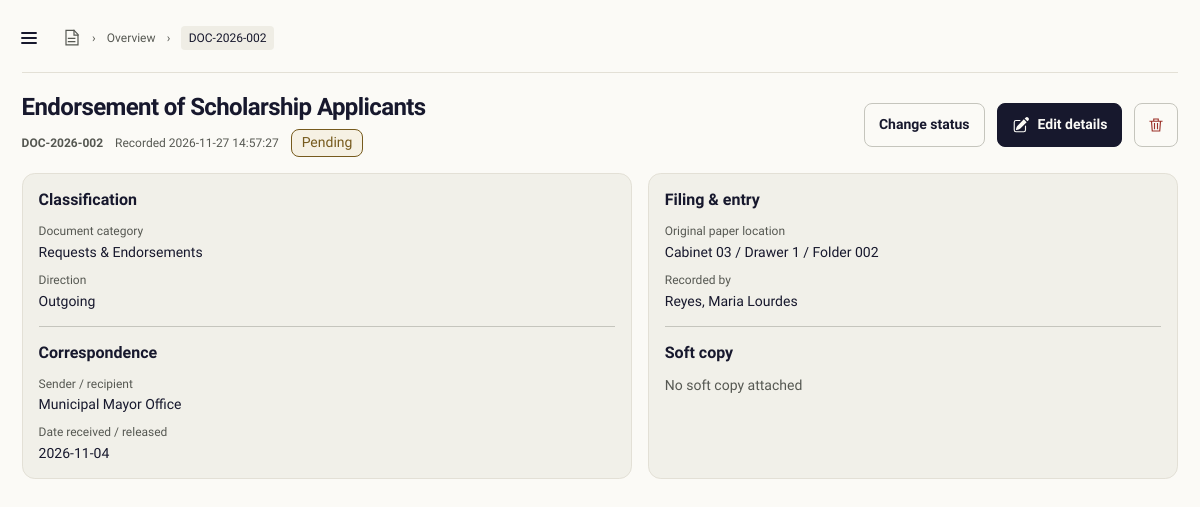
/documents/view.php?id=1002 (signed in), run on the app's committed database.
### tables this page shows
CREATE TABLE Documents (
  document_id      INT AUTO_INCREMENT PRIMARY KEY,
  tracking_number  VARCHAR(30)  NOT NULL UNIQUE,
  title            VARCHAR(150) NOT NULL,
  type_id          INT NOT NULL,
  committee_id     INT NULL,
  direction        VARCHAR(20)  NOT NULL,
  sender_recipient VARCHAR(100) NOT NULL,
  date_received    DATE NOT NULL,
  status           VARCHAR(30)  NOT NULL DEFAULT 'Pending',
  location_id      INT NOT NULL,
  recorded_by      INT NOT NULL,
  created_at       DATETIME NOT NULL DEFAULT CURRENT_TIMESTAMP,
  CONSTRAINT chk_tracking  CHECK (tracking_number REGEXP '^DOC-[0-9]{4}-[0-9]{3}$'),
  CONSTRAINT chk_direction CHECK (direction IN ('Incoming','Outgoing')),
  CONSTRAINT chk_sender    CHECK (CHAR_LENGTH(TRIM(sender_recipient)) > 0),
  CONSTRAINT chk_status    CHECK (status IN ('Pending','In Process','Completed')),
  FOREIGN KEY (type_id)      REFERENCES Document_Types(type_id),
  FOREIGN KEY (committee_id) REFERENCES Committees(committee_id),
  FOREIGN KEY (location_id)  REFERENCES Storage_Locations(location_id),
  FOREIGN KEY (recorded_by)  REFERENCES Users(user_id)
) AUTO_INCREMENT=1001;

CREATE TABLE Document_Types (
  type_id      INT AUTO_INCREMENT PRIMARY KEY,
  type_name    VARCHAR(60) NOT NULL UNIQUE,
  is_financial BOOLEAN NOT NULL DEFAULT FALSE
) AUTO_INCREMENT=401;

CREATE TABLE Users (
  user_id       INT AUTO_INCREMENT PRIMARY KEY,
  full_name     VARCHAR(100) NOT NULL,
  username      VARCHAR(50)  NOT NULL UNIQUE,
  password_hash VARCHAR(255) NOT NULL,
  status        VARCHAR(10)  NOT NULL DEFAULT 'Active',
  CONSTRAINT chk_user_status CHECK (status IN ('Active','Inactive'))
) AUTO_INCREMENT=301;

### config/database.php (called while the page is built, shortened)
<?php
function db(): PDO
{
    $dsn = sprintf('mysql:host=%s;port=%s;dbname=%s;charset=utf8mb4', DB_HOST, DB_PORT, DB_NAME);
    $connection = new PDO($dsn, DB_USER, DB_PASSWORD, [
        PDO::ATTR_ERRMODE => PDO::ERRMODE_EXCEPTION,
        PDO::ATTR_DEFAULT_FETCH_MODE => PDO::FETCH_ASSOC,
        PDO::ATTR_EMULATE_PREPARES => false,
    ]);
    return $connection;
}

### includes/functions.php (called while the page is built, shortened)
<?php
function e($value): string
{
    return htmlspecialchars((string) $value, ENT_QUOTES | ENT_SUBSTITUTE, 'UTF-8');
}
function query_value(string $key, string $default = ''): string
{
    $value = $_GET[$key] ?? $default;
    return is_string($value) ? trim($value) : $default;
}
function document_browse_query(): array
{
    $query = array_filter(array_intersect_key($_GET, array_flip(['search', 'year', 'status'])), 'is_string');
    $origin = query_value('from');
    return $query;
}
function status_slug(string $status): string
{
    $slug = strtolower(trim($status));
    $slug = preg_replace('/[^a-z0-9]+/', '-', $slug) ?? '';
    return trim($slug, '-');
}
function next_document_status(string $status): ?string
{
    return match ($status) {
        'Pending' => 'In Process',
        'In Process' => 'Completed',
        default => null,
    };
}

### includes/auth.php (called while the page is built, shortened)
<?php
function current_user(): ?array
{
    $user = $_SESSION['user'] ?? null;
    return is_array($user) ? $user : null;
}
function user_has_role(string $role): bool
{
    $user = current_user();
    return $user !== null
        && isset($user['role'])
        && strcasecmp((string) $user['role'], $role) === 0;
}

### documents/view.php (the view, shortened to what this page needs)
<?php
require_once __DIR__ . '/../includes/auth.php';
$documentId = filter_input(INPUT_GET, 'id', FILTER_VALIDATE_INT);
$document = null;
if (is_int($documentId) && $documentId > 0) {
    try {
        $statement = db()->prepare(
            'SELECT d.document_id AS id,
                    d.tracking_number AS tracking,
                    d.title,
                    t.type_name AS category,
                    d.direction,
                    d.sender_recipient AS party_name,
                    d.date_received,
                    d.status,
                    CONCAT_WS(" / ", l.cabinet, l.drawer, l.folder) AS storage_location,
                    d.created_at AS recorded_at,
                    u.full_name AS recorded_by,
                    b.deleted_at,
                    a.file_name AS soft_copy_name
             FROM Documents d
             JOIN Document_Types t ON t.type_id = d.type_id
             JOIN Storage_Locations l ON l.location_id = d.location_id
             JOIN Users u ON u.user_id = d.recorded_by
             LEFT JOIN Document_Recycle_Bin b ON b.document_id = d.document_id
             LEFT JOIN Document_Soft_Copies a ON a.document_id = d.document_id
             WHERE d.document_id = :document_id
             LIMIT 1'
        );
        $statement->execute(['document_id' => $documentId]);
        $document = $statement->fetch() ?: null;
    } catch (PDOException $exception) {
        error_log('B-TRACK document detail load error: ' . $exception->getMessage());
        $loadError = true;
    }
}
$statusClass = $document ? status_slug((string) $document['status']) : '';
$isRecycled = ($document['deleted_at'] ?? null) !== null;
$canMoveToBin = $document && !$isRecycled && user_has_role('Secretary');
$nextStatus = $document && !$isRecycled && user_has_role('Secretary')
    ? next_document_status((string) $document['status'])
    : null;
$browseQuery = document_browse_query();
$recordQuery = $document ? http_build_query(['id' => $document['id']] + $browseQuery) : '';
$recordUrl = 'view.php?' . $recordQuery;
?>
<!DOCTYPE html>
<html lang="en">
<head>
    <link rel="stylesheet" href="../assets/css/theme.css">
    <link rel="stylesheet" href="../assets/css/dashboard.css">
</head>
<body>
    <div class="app-shell records-workspace">
        <main class="main-content" id="main-content">
            <div class="records-content record-view">
                <header class="records-header record-detail-bar">
                    <?php require dirname(__DIR__) . '/includes/menu-button.php'; ?>
                    <?php require dirname(__DIR__) . '/includes/breadcrumb.php'; ?>
                </header>
                <?php if ($document): ?>
                    <header class="record-detail-heading">
                        <div class="record-detail-title">
                            <h1 id="record-title"><?= e($document['title']) ?></h1>
                            <div class="record-detail-meta">
                                <strong class="record-detail-code"><?= e($document['tracking']) ?></strong>
                                <span>Recorded <time datetime="<?= e(str_replace(' ', 'T', $document['recorded_at'])) ?>"><?= e($document['recorded_at']) ?></time></span>
                                <span class="record-status record-status--<?= e($statusClass) ?>"><?= e($document['status']) ?></span>
                            </div>
                        </div>
                        <div class="record-detail-heading__actions" role="group" aria-label="Record actions">
                            <?php if ($nextStatus !== null): ?>
                                <a class="button button--secondary" href="<?= e($recordUrl . '&change-status=1') ?>" aria-haspopup="dialog" aria-controls="record-status-dialog" data-record-dialog-trigger>Change status</a>
                            <?php endif; ?>
                            <?php if ($isRecycled): ?>
                                <a class="button button--secondary record-detail-back" href="recycle-bin.php">Recycle Bin</a>
                            <?php else: ?>
                                <a class="button button--primary record-detail-edit" href="edit.php?<?= e($recordQuery) ?>">
                                    <span>Edit details</span>
                                </a>
                                <?php if ($canMoveToBin): ?>
                                    <a class="button button--secondary recycle-record-button" href="<?= e($recordUrl . '&move-to-bin=1') ?>" aria-label="Move to Recycle Bin" title="Move to Recycle Bin" aria-haspopup="dialog" aria-controls="move-to-bin-dialog" data-record-dialog-trigger>
                                        <svg viewBox="0 0 24 24" aria-hidden="true"><path d="M4 7h16M9 7V4h6v3M6 7l1 13h10l1-13M10 10v7m4-7v7"></path></svg>
                                    </a>
                                <?php endif; ?>
                            <?php endif; ?>
                        </div>
                    </header>
                    <div class="record-detail-columns">
                        <section class="record-detail-panel" aria-label="Document information">
                            <section class="record-detail-group" aria-labelledby="record-classification-title">
                                <h2 id="record-classification-title">Classification</h2>
                                <dl>
                                    <div>
                                        <dt>Document category</dt>
                                        <dd><?= e($document['category']) ?></dd>
                                    </div>
                                    <div>
                                        <dt>Direction</dt>
                                        <dd><?= e($document['direction']) ?></dd>
                                    </div>
                                </dl>
                            </section>
                            <section class="record-detail-group" aria-labelledby="record-correspondence-title">
                                <h2 id="record-correspondence-title">Correspondence</h2>
                                <dl>
                                    <div>
                                        <dt>Sender / recipient</dt>
                                        <dd><?= e($document['party_name']) ?></dd>
                                    </div>
                                    <div>
                                        <dt>Date received / released</dt>
                                        <dd><time datetime="<?= e($document['date_received']) ?>"><?= e($document['date_received']) ?></time></dd>
                                    </div>
                                </dl>
                            </section>
                        </section>
                        <section class="record-detail-panel" aria-label="Storage and soft copy">
                            <section class="record-detail-group" aria-labelledby="record-archive-title">
                                <h2 id="record-archive-title">Filing &amp; entry</h2>
                                <dl>
                                    <div>
                                        <dt>Original paper location</dt>
                                        <dd><?= e($document['storage_location']) ?></dd>
                                    </div>
                                    <div>
                                        <dt>Recorded by</dt>
                                        <dd><?= e($document['recorded_by']) ?></dd>
                                    </div>
                                </dl>
                            </section>
                            <?php if (user_has_role('Secretary')): ?>
                                <section class="record-detail-group record-soft-copy" aria-labelledby="record-soft-copy-title">
                                    <h2 id="record-soft-copy-title">Soft copy</h2>
                                    <div class="record-soft-copy__details">
                                        <div>
                                            <p><?= e($document['soft_copy_name'] ?? 'No soft copy attached') ?></p>
                                        </div>
                                    </div>
                                </section>
                            <?php endif; ?>
                        </section>
                    </div>
                <?php endif; ?>
            </div>
        </main>
    </div>
</body>
</html>

### assets/css/theme.css (style rules this page uses)
:root { --workspace-surface: #fbfaf6; --rail-surface: #f1f0e9; --lane-surface: #efede5; --surface-rule: #e3e0d6; --control-fill: #e8e6de; --control-radius: 0.5rem; --panel-radius: 0.8rem; --canvas: var(--workspace-surface); --paper: var(--workspace-surface); --ink: #17182d; --folder: var(--ink); --accent-blue: var(--ink); --button-height: 2.75rem; --button-padding-inline: 0.875rem; --button-primary-hover: #2b2d49; --metal: #dad8d0; --muted-ink: #565852; --rule: #c5c5bd; --rule-strong: #888a82; --error: #9b3128; --success: #2f6145; --warning: #765a1d; --focus: var(--accent-blue); --typeface: "Geist", "Segoe UI", Arial, sans-serif; --font-title: 1.5rem; --font-emphasis: 1rem; --font-body: 0.875rem; --font-small: 0.75rem; --motion-fast: 160ms ease; }

### data on the page
documents: title "Endorsement of Scholarship Applicants", tracking_number "DOC-2026-002", created_at "2026-11-27 14:57:27", status "Pending", type.type_name "Requests & Endorsements", direction "Outgoing", sender_recipient "Municipal Mayor Office", date_received "2026-11-04", recorded_by.full_name "Reyes, Maria Lourdes"

### other printed values
$item[0] "Overview"
$item[0] "DOC-2026-002"
$document['storage_location'] "Cabinet 03 / Drawer 1 / Folder 002"
$document['soft_copy_name'] "No soft copy attached"
